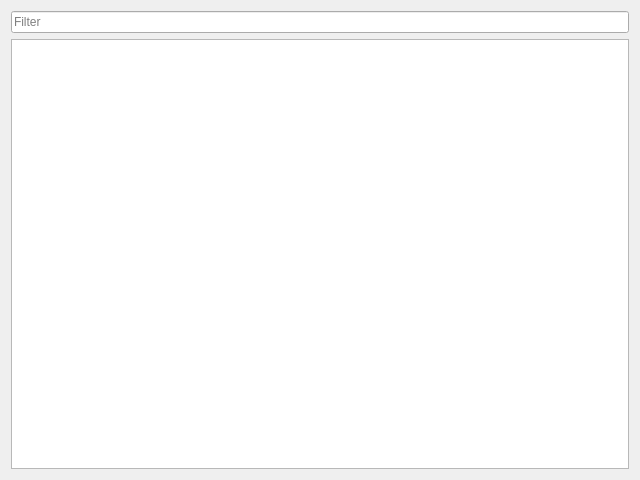
<?xml version="1.0" encoding="UTF-8"?>
<ui version="4.0">
 <class>VWidgetDependencies</class>
 <widget class="QWidget" name="VWidgetDependencies">
  <property name="geometry">
   <rect>
    <x>0</x>
    <y>0</y>
    <width>640</width>
    <height>480</height>
   </rect>
  </property>
  <property name="windowTitle">
   <string>Form</string>
  </property>
  <layout class="QVBoxLayout" name="verticalLayout">
   <item>
    <widget class="QLineEdit" name="lineEditFilter">
     <property name="placeholderText">
      <string>Filter</string>
     </property>
     <property name="clearButtonEnabled">
      <bool>true</bool>
     </property>
    </widget>
   </item>
   <item>
    <widget class="QTreeView" name="treeView">
     <attribute name="headerHighlightSections">
      <bool>false</bool>
     </attribute>
    </widget>
   </item>
  </layout>
 </widget>
 <resources/>
 <connections/>
</ui>
